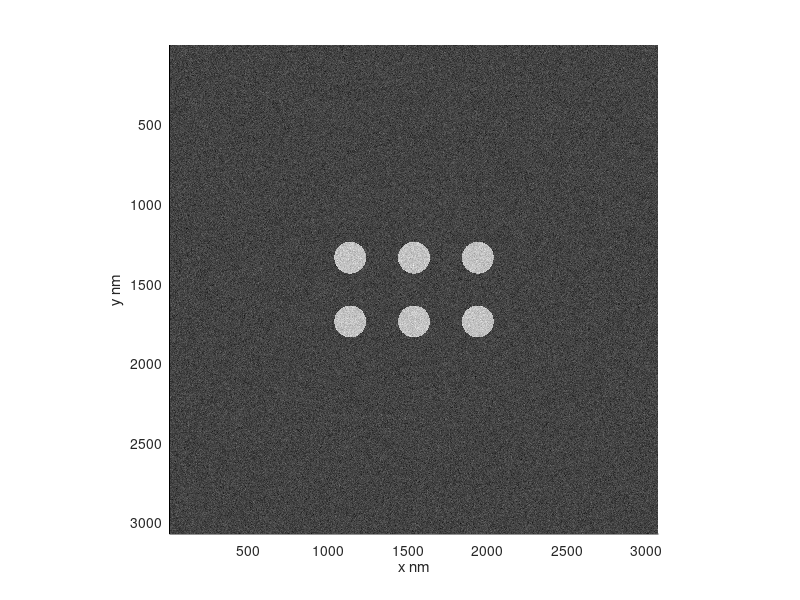
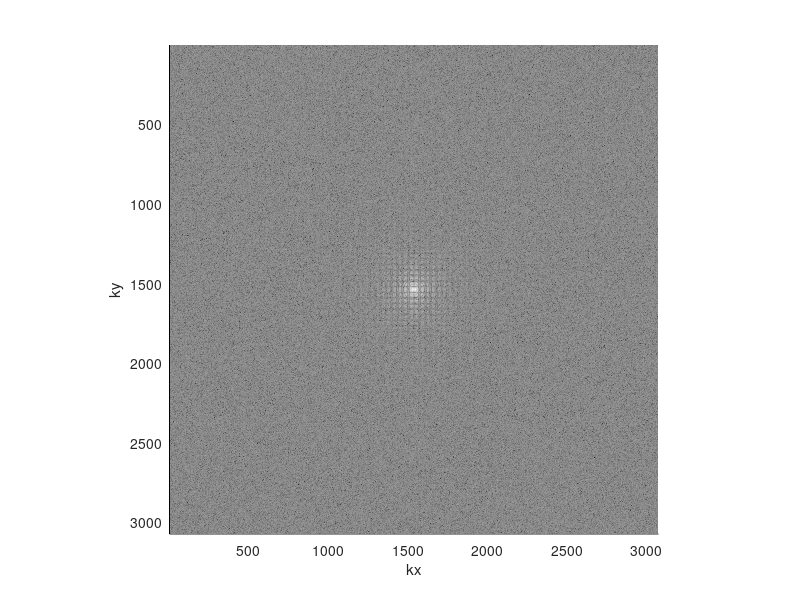

MATLAB code to generate these figures, in order:
close all
clear; clc;

r = .1;
spacing = 0.2;
rows = 2;
cols = 3;

noise_variance = 0.01;
noise_mean = 0;
offset = 0;

% grid size
x_step = 0.001; %nm
y_step = 0.001; %nm
x_low = -1.024; %nm
x_upper = 1.024; %nm
y_low = -1.024; %nm
y_upper = 1.024; %nm
x = x_low:x_step:x_upper; %nm
y = y_low:y_step:y_upper; %nm


[xx, yy] = meshgrid(x, y);
rr1 = sqrt(xx.^2 + yy.^2);

%% circle matrix
num_pixels_x = ceil(r / x_step) + 1;
num_pixels_y = ceil(r / y_step) + 1;

% constants for filling in circle matrix
start_y = -(num_pixels_y-1) * y_step;
start_x = -(num_pixels_x-1) * x_step;
circle = ones(num_pixels_y*2-1, num_pixels_x*2-1);
circle = circle * offset;

% fill in circle matrix
x_idx = 1;
for x = start_x:x_step:abs(start_x)
    y_idx = 1;
    for y = start_y:y_step:abs(start_y)
        rr = sqrt(x ^ 2 + y ^ 2);
        if(rr <= r)
            circle(y_idx, x_idx) = 1;
        end
        y_idx = y_idx + 1;
    end
    x_idx = x_idx + 1;
end

%% calculating starting for circles
center_x = (size(rr1, 1) + 1)/2;
center_y = (size(rr1, 1) + 1)/2;

px_spacing = floor(spacing / x_step);
if(px_spacing == 0 && spacing ~= 0)
    px_spacing = 1;
end
px_radius = floor(r / x_step);

if(rows == 1 && cols == 1)
    y_offset = 0;
    x_offset = 0;
elseif (rows == 1)
    x_offset = px_radius * 2 + 1; % offset for first and last circle
    x_offset = x_offset + (((cols-1)/2)-1) * (2*px_radius + 1); % offset radius
    x_offset = x_offset + floor(cols/2) * (px_spacing);
    y_offset = 0;
elseif(cols == 1)
    x_offset = 0;
    y_offset = floor(((rows-1)/2))*px_spacing; % offset spacing
    y_offset = y_offset + floor(((rows-1)/2))*(px_radius*2 + 1); % offset middle
    y_offset = y_offset + px_radius + 1; % offset last atom
    y_offset = y_offset + ceil(px_spacing/2) - 1; % offset middle spacing
else
    x_offset = px_radius * 2 + 1; % offset for first and last circle
    x_offset = x_offset + (((cols-1)/2)-1) * (2*px_radius + 1); % offset radius
    x_offset = x_offset + floor(cols/2) * (px_spacing);
    
    y_offset = floor(((rows-1)/2))*px_spacing; % offset spacing
    y_offset = y_offset + floor(((rows-1)/2))*(px_radius*2 + 1); % offset middle
    y_offset = y_offset + px_radius + 1; % offset last atom
    y_offset = y_offset + ceil(px_spacing/2) - 1; % offset middle spacing
end
x_idx = center_x - x_offset;
y_idx = center_y - y_offset;

%% printing circles
circle_unit = 2*px_radius + 1 + px_spacing;
final = ones(size(rr1));
final = final * offset;
for x_circles = 1:cols
    for y_circles = 1:rows
        final(y_idx-px_radius:y_idx+px_radius, x_idx-px_radius:x_idx+px_radius) = circle(:,:);
        y_idx = y_idx + circle_unit;
    end
    x_idx = x_idx + circle_unit;
    y_idx = center_y - y_offset;
end

%% Plots
% make mask
mask_radius = (x_upper - x_low) / 2;
mask = rr1;
mask(rr1 <= mask_radius) = 1;
mask(rr1 > mask_radius) = 0;

final = final .* mask;
final = padarray(final, [512, 512], 'both');
final = imnoise(final, 'gaussian', noise_mean, noise_variance);
fft_final = fftshift(fft2(ifftshift(final)));

final_im = imag(fft_final);
final_real = real(fft_final);
final_phase = atan(final_im ./ final_real);

final_amp = (log(abs(fft_final)));

figure(1)
hold on;
set(gca, 'YDir', 'reverse');
imagesc(final);
% title('Real Space Image');
xlabel('x nm');
ylabel('y nm');
axis square;
axis tight;
% axis off;
% colorbar
colormap("gray")
hold off;

figure(2)
hold on;
set(gca, 'YDir', 'reverse');
% set(gca, 'YScale', 'log');
% set(gca, 'XScale', 'log');
imagesc(final_amp);
% title('Amplitude');
xlabel('kx');
ylabel('ky');
axis square;
axis tight;
colormap("gray")
hold off;